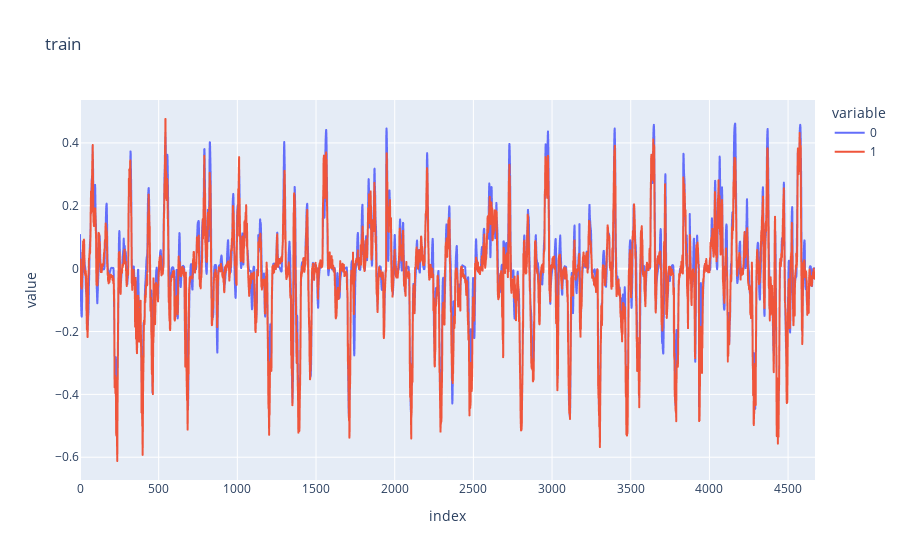

The cell this chart's notebook holds for it:
### Markdown cell above
# visualise the performance

### Code cell
#train_frames, train_other, train_out
val_idxv = np.sort(val_idx)
train_idxv = np.sort(train_idx)

val_y_pred = model.predict(x[val_idxv], batch_size=64)
train_y_pred = model.predict(x[train_idxv], batch_size=64)


val_outv = y[val_idxv]
train_outv = y[train_idxv]

px.line(np.c_[train_outv[:, :], train_y_pred[:, :]], title='train')

### Figure 1 — Plotly figure (JSON) as saved in the notebook; plotly's stock layout.template omitted (floating-point values rounded to 4 significant figures; data arrays with more than 128 entries replaced by an {"elided": "..."} marker saying what was removed)
{"data": [{"hovertemplate": "variable=0<br>index=%{x}<br>value=%{y}<extra></extra>", "legendgroup": "0", "line": {"color": "#636efa", "dash": "solid"}, "marker": {"symbol": "circle"}, "mode": "lines", "name": "0", "showlegend": true, "type": "scattergl", "x": {"elided": "4672 int values"}, "xaxis": "x", "y": {"elided": "4672 float values"}, "yaxis": "y"}, {"hovertemplate": "variable=1<br>index=%{x}<br>value=%{y}<extra></extra>", "legendgroup": "1", "line": {"color": "#EF553B", "dash": "solid"}, "marker": {"symbol": "circle"}, "mode": "lines", "name": "1", "showlegend": true, "type": "scattergl", "x": {"elided": "4672 int values"}, "xaxis": "x", "y": {"elided": "4672 float values"}, "yaxis": "y"}], "layout": {"legend": {"title": {"text": "variable"}, "tracegroupgap": 0}, "title": {"text": "train"}, "xaxis": {"anchor": "y", "domain": [0, 1], "title": {"text": "index"}}, "yaxis": {"anchor": "x", "domain": [0, 1], "title": {"text": "value"}}}}
